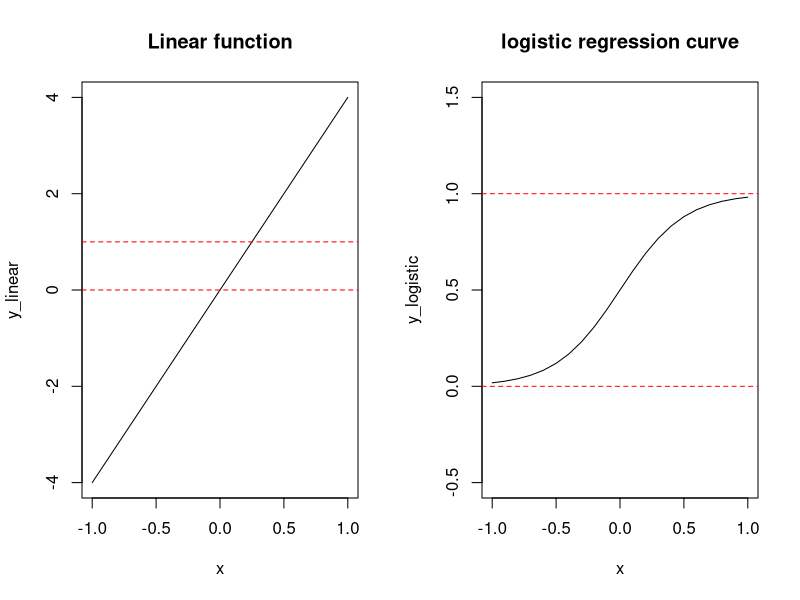

Write the R code that produced this figure. (Note: this script raises an error after producing the figure.)
## ---- chunk 1
library(knitr)
knitr::opts_chunk$set(tidy.opts=list(width.cutoff=60),tidy=FALSE, echo = TRUE)
library(ggplot2)
library(MASS)
## ---- chunk 2
x <- seq(-1,1,by = 0.1)
y_linear <- x * 4
y_logistic <- 1 / ( 1 + exp(-y_linear))

par(mfrow = c(1,2))
plot(x, y_linear, main = "Linear function", type = "l")
abline(h = 0, col = "red", lty = 2)
abline(h = 1, col = "red", lty = 2) 
plot(x,y_logistic, main = "logistic regression curve", type ="l", ylim = c(-0.5,1.5))
abline(h = 0, col = "red", lty = 2)
abline(h = 1, col = "red", lty = 2)
## ---- chunk 3
knitr::include_graphics("slideLect18_step2IRLS.png")
## ---- chunk 4
gamma_inv_calc <- function(X_mx, beta_t){
    #initialize gamma
    # K is the part which goes into the exponent
    K <- X_mx %*% beta_t
    gamma_inv <- exp(K)/(1+exp(K))
    return(gamma_inv)
}
## ---- chunk 5
W_calc <- function(gamma_inv){
		W <- diag(as.vector(gamma_inv * (1- gamma_inv)))
    return(W)
}
## ---- chunk 6
beta_update <- function(X_mx, W, Y, gamma_inv, beta){
  #print(dim(X_mx))
  #print(dim(W))
  beta_up <- beta + ginv(t(X_mx)%*%W%*%X_mx)%*%t(X_mx)%*%(Y-gamma_inv)
	return(beta_up)
}
## ---- chunk 7
knitr::include_graphics("slideLect18_step3IRLS.png")
## ---- chunk 8
dev_calc <- function(Y, gamma_inv){
    deviance <- 2*( sum(Y[Y==1]*log(Y[Y==1]/gamma_inv[Y==1])) + sum((1-Y[Y==0])*log((1-Y[Y==0])/(1-gamma_inv[Y==0]))) )  
    return(deviance)
}

loglik_calc <- function(Y, gamma_inv){
    loglik <- sum(Y*log(gamma_inv)+(1-Y)*log(1-gamma_inv))
    return(loglik)
}
## ---- chunk 9
## Note that I changed the inputs of the function from last lab. We now have X_mx as an input rather than each Xa and Xd matrix
logistic.IRLS<- function(X_mx,Y =Y, beta.initial.vec = c(0,0,0), d.stop.th = 1e-6, it.max = 100) {
  #check this matrix:
	#initialize the beta parameter vector at t=0
	beta_t <- beta.initial.vec
  
  # initialize deviance at d[t]
	dt <- 0
	
	#initialize gamma
  # K is the part which goes into the exponent
  gamma_inv <- gamma_inv_calc(X_mx, beta_t)
	
	for(i in 1:it.max) {
		dpt1 <- dt #store previous deviance
		
    # create empty matrix W
		W <- W_calc(gamma_inv)
    
		beta_t <- beta_update(X_mx, W, Y, gamma_inv, beta_t)
		
		#update gamma since it's a function of beta
		
		gamma_inv <- gamma_inv_calc(X_mx, beta_t)
		#calculate new deviance
		dt <- dev_calc(Y, gamma_inv)
		
		absD <- abs(dt - dpt1)
		
		if(absD < d.stop.th) {
			#cat("Convergence at iteration:", i, "at threshold:", d.stop.th, "\n")
			logl <- loglik_calc(Y, gamma_inv)
			return(list(beta_t,logl))
		}	
	}
	#cat("Convergence not reached after iteration:", i, "at threshold:", d.stop.th, "\n")
	return(list(beta_t= c(NA,NA,NA),logl=NA))
}
## ---- chunk 10
Y <- read.table("phenotypes-lab11.tsv", header = T,stringsAsFactors = F)
geno <- read.table("genotypes-lab11.tsv", header = T)
## ---- chunk 11
hist(Y[,1])
## ---- chunk 12
Y <- as.matrix(Y)
colnames(Y) <- NULL
xa_matrix <- as.matrix(geno)
xd_matrix <- 1 - 2*abs(xa_matrix)
## ---- chunk 13
X_mx <- cbind(1, xa_matrix[,1], xd_matrix[,1])
h1_List <- logistic.IRLS(Y=Y, X_mx=X_mx)
cat("The betas are ",h1_List[[1]], "and the log likelihood is ", h1_List[[2]])
## ---- chunk 14
X_mx <- cbind(1, rep(0,nrow(Y)), rep(0,nrow(Y)))
h0_List <- logistic.IRLS(Y=Y, X_mx=X_mx)
## ---- chunk 15
LRT<-2*h1_List[[2]]-2*h0_List[[2]] #likelihood ratio test statistic
pval <- pchisq(LRT, 2, lower.tail = F)
cat("The pval is", pval)
## ---- chunk 16
logistic.IRLS.pval <- function( Xa, Xd,Y, beta.initial.vec = c(0,0,0), d.stop.th = 1e-6, it.max = 100) {
  
  #Initialize
  beta_t <- beta.initial.vec
	dt <- 0
	
  X_mx <- cbind(rep(1,nrow(Y)), Xa, Xd)
  gamma_inv <- gamma_inv_calc(X_mx, beta_t)
	h1 <- logistic.IRLS( X_mx, Y=Y, beta.initial.vec = c(0,0,0), d.stop.th = 1e-6, it.max = 100)
	
	X_mx <- cbind(rep(1,nrow(Y)), rep(0,nrow(Y)),rep(0,nrow(Y)))
  gamma_inv <- gamma_inv_calc(X_mx, beta_t)
	h0 <- logistic.IRLS( X_mx, Y=Y, beta_t, d.stop.th = 1e-6, it.max = 100)
  
	LRT <- 2*h1[[2]]-2*h0[[2]] #likelihood ratio test statistic
  pval <- pchisq(LRT, 2, lower.tail = F)
	return(pval)
}
## ---- chunk 17
recurse_fibonacci <- function(n) {
  if(n == 0) {
    return(n)
  } else if (n==1) {
    return(1)
  } else {  
    return(recurse_fibonacci(n-1) + recurse_fibonacci(n-2))
  }
}

recurse_fibonacci(4)
#0 + 1 + 1 + 2 + 3 + 5 + 8 + ...
## ---- chunk 18
logistic.IRLS.recursive <- function(Y, X_mx, beta_t, dpt1, gamma_inv, iter, d.stop.th = 1e-6, it.max = 100){
    # create empty matrix W
		W <- W_calc(gamma_inv)
    
		beta_t <- beta_update(X_mx, W, Y, gamma_inv, beta_t)
		
		#update gamma since it's a function of beta
		gamma_inv <- gamma_inv_calc(X_mx, beta_t)
		
		#calculate new deviance
		dt <- dev_calc(Y, gamma_inv)
		absD <- abs(dt - dpt1)
		
		if(absD < d.stop.th | iter > it.max) {
			#cat("Convergence at iteration:", i, "at threshold:", d.stop.th, "\n")
			logl <- loglik_calc(Y, gamma_inv)
			return(list(beta_t,logl))
		}	else {
		  return(logistic.IRLS.recursive(Y, X_mx, beta_t, dt, gamma_inv, iter+1, d.stop.th = 1e-6, it.max = 100))
		}
}
## ---- chunk 19
logistic.IRLS.pval.recursive <- function(Xa,Xd,Y, beta.initial.vec = c(0,0,0), d.stop.th = 1e-6, it.max = 100) {
  #Initialize
  beta_t <- beta.initial.vec
	dt <- 0
	
  X_mx <- cbind(rep(1,nrow(Y)), Xa, Xd)
  gamma_inv <- gamma_inv_calc(X_mx, beta_t)
	h1 <- logistic.IRLS.recursive(Y, X_mx, beta_t, dt, gamma_inv, 1, d.stop.th = 1e-6, it.max = 100)
	
	X_mx <- cbind(rep(1,nrow(Y)), rep(0,nrow(Y)),rep(0,nrow(Y)))
  gamma_inv <- gamma_inv_calc(X_mx, beta_t)
	h0 <- logistic.IRLS.recursive(Y, X_mx, beta_t, dt, gamma_inv, 1, d.stop.th = 1e-6, it.max = 100)

	LRT <- 2*h1[[2]]-2*h0[[2]] #likelihood ratio test statistic
  pval <- pchisq(LRT, 2, lower.tail = F)
	return(pval)
}
## ---- chunk 20
pval <- logistic.IRLS.pval( Xa = xa_matrix[,1], Xd = xd_matrix[,1], Y)
cat("The pval is", pval)
## ---- chunk 21
# Get all pvals using the Looping method
startLoop <- proc.time()
allPvals.loop <- rep(0,ncol(xa_matrix))
for(i in 1:ncol(xa_matrix)){
 allPvals.loop[i] <- logistic.IRLS.pval(Xa = xa_matrix[,i], Xd = xd_matrix[,i], Y)
}
endLoop <- proc.time() - startLoop

# Get all pvals using the Recursive method
startRec <- proc.time()
allPvals.rec <- rep(0,ncol(xa_matrix))
for(i in 1:ncol(xa_matrix)){
 allPvals.rec[i] <- logistic.IRLS.pval.recursive(Xa = xa_matrix[,i], Xd = xd_matrix[,i], Y)
}
endRec <- proc.time() - startRec


cat("The recursive time is ",endRec[1]," and the loop time is ", endLoop[1])
## ---- chunk 22
# Think about dimensions of each element here. Break it down and draw it out, whatever you can to visualize
allPvals <- apply(rbind(xa_matrix,xd_matrix), 2, function(x) logistic.IRLS.pval(Xa=x[1:nrow(xa_matrix)], Xd=x[(nrow(xa_matrix)+1):length(x)], Y))
## ---- chunk 23
startLoop <- proc.time()
allPvals <- rep(0,ncol(xa_matrix))
for(i in 1:ncol(xa_matrix)){
 allPvals[i] <- logistic.IRLS.pval(Xa = xa_matrix[,i], Xd = xd_matrix[,i], Y)
}
endLoop <- proc.time() - startLoop

startApply <- proc.time()
allPvals <- apply(rbind(xa_matrix,xd_matrix), 2, function(x) logistic.IRLS.pval(Xa=x[1:nrow(xa_matrix)], Xd=x[(nrow(xa_matrix)+1):length(x)], Y))
endApply <- proc.time() - startApply

cat("The loop time is ",endLoop[1]," and the apply time is ", endApply[1])
## ---- chunk 24
knitr::include_graphics("lab11_QQ.png")
## ---- chunk 25
pval_calculator_lab7 <- function(pheno_input, xa_input, xd_input){
    n_samples <- length(xa_input)
    
    X_mx <- cbind(1,xa_input,xd_input)
    
    MLE_beta <- ginv(t(X_mx) %*% X_mx) %*% t(X_mx) %*% pheno_input
    y_hat <- X_mx %*% MLE_beta
  
    SSM <- sum((y_hat - mean(pheno_input))^2)
    SSE <- sum((pheno_input - y_hat)^2)
  
    df_M <- 2
    df_E <- n_samples - 3 
  
    MSM <- SSM / df_M
    MSE <- SSE / df_E
    
    Fstatistic <- MSM / MSE
  
    pval <- pf(Fstatistic, df_M, df_E,lower.tail = FALSE)
    
    return(pval)
}
